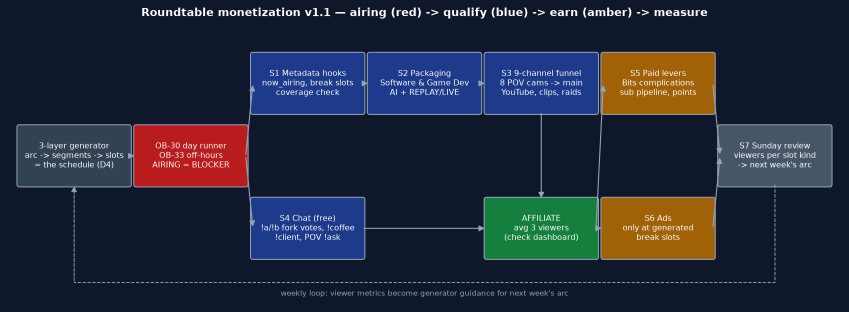
#> input picture .claude/prompts/roundtable_monetization_map.png, 1698 x 624 px (shown at 1/2 size)
$ python -i converter.py   (imports and definitions only)
#> lines starting #> are read from the running program, lines starting #| are printed output that depends on the picture
#> further down, picture is the input picture: PIL image 1698x624 RGBA; mean R, G, B, A 37.3, 42.4, 59.1, 255
"""Convert images to high-fidelity ASCII art.

Rendering modes (lowest → highest fidelity):
- "density": single-char luminance mapping (legacy, widest compat)
- "halfblock": Unicode half-block chars (▀▄█) — 2 vertical pixels/cell,
  monochrome with cyan tint.  ~2× vertical resolution vs density.
- "halfblock_rgb": Same geometry as halfblock but preserves full RGB color
  from the source image instead of tinting grayscale.
- "braille": Unicode Braille patterns (⠀–⣿) — each char encodes a 2×4
  dot matrix, giving 2× horizontal and 4× vertical sub-pixel resolution.
  Combined with 24-bit ANSI color per cell this is the highest-fidelity
  mode that works in any Unicode terminal.
"""

from __future__ import annotations

import math
import random

import numpy as np
from PIL import Image, ImageChops, ImageDraw, ImageEnhance, ImageFilter

# --------------------------------------------------------------------------- #
# Character ramps
# --------------------------------------------------------------------------- #

# Density ramp: darkest -> lightest
DENSITY_CHARS = "█▓▒░│║┃|!:·. "

# Half-block mode uses ▀ (upper half), ▄ (lower half), █ (full), and space.
# Color is applied via ANSI escapes — chars are just structural.

# Braille dot offsets — each bit maps to a position in the 2×4 cell:
#   col0  col1
#   0x01  0x08   row 0
#   0x02  0x10   row 1
#   0x04  0x20   row 2
#   0x40  0x80   row 3
_BRAILLE_BASE = 0x2800
_BRAILLE_MAP = [
    [0x01, 0x08],
    [0x02, 0x10],
    [0x04, 0x20],
    [0x40, 0x80],
]

# --------------------------------------------------------------------------- #
# ANSI helpers
# --------------------------------------------------------------------------- #

_RESET = "\033[0m"


def _fg256(r: int, g: int, b: int) -> str:
    """24-bit ANSI foreground."""
    return f"\033[38;2;{r};{g};{b}m"


def _bg256(r: int, g: int, b: int) -> str:
    """24-bit ANSI background."""
    return f"\033[48;2;{r};{g};{b}m"


# [6 lines left out: function _tint_lum, not called in this run]


# --------------------------------------------------------------------------- #
# GITS color palette — maps luminance bands to cyberpunk colors
# --------------------------------------------------------------------------- #

# Ghost in the Shell palette: cyan-teal highlights, violet midtones,
# deep purple shadows.  Hot magenta for accent/glitch frames.
GITS_PALETTE = {
    "cyan":    (0, 200, 180),    # bright highlights
    "teal":    (0, 160, 140),    # upper midtones
    "violet":  (100, 0, 200),    # midtones
    "purple":  (40, 0, 100),     # shadows
    "magenta": (255, 0, 170),    # accent / glitch
    "red":     (200, 20, 20),    # error state
}


# [64 lines left out: function _gits_color, not called in this run]


# --------------------------------------------------------------------------- #
# PIL image effects toolkit — all operate on PIL Images pre-conversion
# --------------------------------------------------------------------------- #

def _apply_scanline(img: Image.Image, offset: int = 0, intensity: float = 0.3) -> Image.Image:
    """Rolling CRT scanline overlay. Darkens every Nth row, offset shifts."""
    arr = np.array(img, dtype=np.float32)
    h = arr.shape[0]
    spacing = 4  # scanline every 4 pixel rows
    for y in range(h):
        if (y + offset) % spacing < 1:
            arr[y] *= (1.0 - intensity)
    return Image.fromarray(np.clip(arr, 0, 255).astype(np.uint8), mode=img.mode)


def _apply_chromatic_aberration(img: Image.Image, magnitude: int = 3) -> Image.Image:
    """RGB channel split — red left, blue right."""
    if img.mode != "RGB":
        img = img.convert("RGB")
    r, g, b = img.split()
    r = ImageChops.offset(r, -magnitude, 0)
    b = ImageChops.offset(b, magnitude, 0)
    return Image.merge("RGB", (r, g, b))


def _apply_row_displacement(img: Image.Image, num_rows: int = 5, max_shift: int = 8) -> Image.Image:
    """Horizontal row displacement — data corruption glitch."""
    arr = np.array(img)
    h = arr.shape[0]
    rows = random.sample(range(h), min(num_rows, h))
    for row_idx in rows:
        shift = random.randint(-max_shift, max_shift)
        arr[row_idx] = np.roll(arr[row_idx], shift, axis=0)
    return Image.fromarray(arr, mode=img.mode)


def _apply_noise_bands(img: Image.Image, num_bands: int = 3, band_height: int = 2,
                       intensity: int = 40) -> Image.Image:
    """Inject bright/dark horizontal noise bands — single-frame static."""
    arr = np.array(img, dtype=np.int16)
    h = arr.shape[0]
    for _ in range(num_bands):
        y = random.randint(0, max(0, h - band_height))
        offset = random.choice([-intensity, intensity])
        arr[y:y + band_height] += offset
    return Image.fromarray(np.clip(arr, 0, 255).astype(np.uint8), mode=img.mode)


def _apply_brightness_pulse(img: Image.Image, phase: float) -> Image.Image:
    """Sine-wave brightness modulation. phase in [0, 2*pi]."""
    factor = 1.0 + 0.15 * math.sin(phase)
    return ImageEnhance.Brightness(img).enhance(factor)


def _apply_flicker(img: Image.Image, intensity: float = 0.35) -> Image.Image:
    """Holographic flicker — sudden brightness drop."""
    return ImageEnhance.Brightness(img).enhance(1.0 - intensity)


def _apply_eye_blink(img: Image.Image, blink_phase: int, eye_y_range: tuple[float, float] = (0.25, 0.40)) -> Image.Image:
    """Simulate eye blink by darkening the eye region.

    blink_phase: 0=open, 1=half, 2=closed, 3=half (opening)
    """
    if blink_phase == 0:
        return img  # eyes open, no change
    arr = np.array(img, dtype=np.float32)
    h = arr.shape[0]
    y_start = int(h * eye_y_range[0])
    y_end = int(h * eye_y_range[1])
    # Darken the eye region progressively
    darken = {1: 0.6, 2: 0.15, 3: 0.6}[blink_phase]
    arr[y_start:y_end] *= darken
    return Image.fromarray(np.clip(arr, 0, 255).astype(np.uint8), mode=img.mode)


# --------------------------------------------------------------------------- #
# Core converters
# --------------------------------------------------------------------------- #

def image_to_ascii(
    image: Image.Image,
    width: int = 40,
    height: int = 20,
    charset: str = "density",
    invert: bool = False,
) -> str:
    """Convert a PIL Image to ASCII art string.

    Args:
        image: Source PIL Image (any mode).
        width: Output width in characters.
        height: Output height in lines.
        charset: "density" | "halfblock" | "halfblock_rgb" | "braille".
        invert: If True, invert luminance.

    Returns:
        Multi-line string (may contain ANSI escapes).
    """
    if charset == "braille":
        return _braille_convert(image, width, height, invert)
    if charset == "braille_rgb":
        return _braille_rgb_convert(image, width, height, invert)
    if charset == "halfblock_rgb":
        return _halfblock_rgb_convert(image, width, height, invert)
    if charset == "halfblock":
        return _halfblock_convert(image, width, height, invert)
    return _density_convert(image, width, height, invert)


def _density_convert(
    image: Image.Image,
    width: int,
    height: int,
    invert: bool,
) -> str:
    """Legacy single-char density mapping."""
    chars = DENSITY_CHARS
    gray = image.convert("L")
    gray = gray.resize((width * 2, height), Image.Resampling.LANCZOS)

    pixels = gray.load()
    lines = []

    for y in range(height):
        line = ""
        for x in range(0, width * 2, 2):
            lum = (pixels[x, y] + pixels[x + 1, y]) / 2
            if invert:
                lum = 255 - lum
            idx = int(lum / 256 * len(chars))
            idx = min(idx, len(chars) - 1)
            line += chars[idx]
        lines.append(line)

    return "\n".join(lines)


# [299 lines left out: functions _halfblock_convert, _halfblock_rgb_convert, _braille_convert, _braille_rgb_convert, load_and_convert, not called in this run]


# --------------------------------------------------------------------------- #
# State frame generation
# --------------------------------------------------------------------------- #

def _braille_from_pil(
    image: Image.Image,
    width: int,
    height: int,
    charset: str,
    color_accent: str = "cyan",
) -> str:
    """Convert a PIL image to braille/ascii with GITS palette.

    Wraps image_to_ascii but injects GITS coloring for braille modes.
    """
    if charset == "braille":
        return _braille_convert(image, width, height, invert=True,
                                gits=True, color_accent=color_accent)
    # For non-braille charsets, use the existing path
    return image_to_ascii(image, width, height, charset, invert=True)


def generate_state_frames(
    base_image: Image.Image,
    width: int = 40,
    height: int = 20,
    charset: str = "density",
) -> dict[str, list[str]]:
    """Generate all avatar state frames from a single base portrait.

    Ghost in the Shell aesthetic: layered effects composited at the PIL
    level before braille conversion.  Each state has 8-24 frames with
    multiple concurrent animation layers.

    Animation layers per state:
    - idle: sine brightness pulse + rolling scanlines + periodic blink
    - thinking: fast scanline sweep + brightness flicker + chromatic aberration
    - speaking: mouth distortion + brightness pulse + subtle scanlines
    - listening: bright/contrast boost + fast pulse + wide scanlines
    - error: heavy glitch (row displacement + chromatic aberration + noise
      bands + red palette)

    Additionally generates special overlay frames:
    - blink: eye-region darkening frames (for idle micro-events)
    - glitch: chromatic aberration + displacement bursts (for idle micro-events)
    - flicker: sudden brightness drops (for idle micro-events)
    """
#> called with width = 40, height = 20, charset = 'density'
    gray = base_image.convert("L")
    gray = ImageEnhance.Contrast(gray).enhance(1.6)
    # Keep an RGB copy for chromatic aberration effects
    rgb = base_image.convert("RGB")
    rgb = ImageEnhance.Contrast(rgb).enhance(1.4)

    frames: dict[str, list[str]] = {}
    num_idle = 24  # smooth sine cycle

    # === IDLE: breathing brightness pulse + rolling scanlines ===
    # 24 frames = ~19s cycle at 0.8s/frame, smooth sine wave
    idle_frames = []
    for i in range(num_idle):
        phase = (2 * math.pi * i) / num_idle
        modified = _apply_brightness_pulse(gray, phase)
        # Rolling scanline — offset advances each frame
        modified = _apply_scanline(modified, offset=i * 2, intensity=0.2)
        idle_frames.append(_braille_from_pil(modified, width, height, charset))
#> after the loop, idle_frames = 24 items
    frames["idle"] = idle_frames

    # === THINKING: fast scanline sweep + brightness flicker ===
    # 12 frames at 0.15s = 1.8s cycle
    think_frames = []
    for i in range(12):
        # Aggressive scanline sweep from top to bottom
        modified = _apply_scanline(gray, offset=i * 4, intensity=0.4)
        # Slight brightness oscillation — thinking "pulses"
        phase = (2 * math.pi * i) / 12
        bright = 1.0 + 0.08 * math.sin(phase * 3)  # faster oscillation
        modified = ImageEnhance.Brightness(modified).enhance(bright)
        # Every 4th frame: subtle chromatic aberration
        if i % 4 == 2:
            modified_rgb = _apply_chromatic_aberration(rgb, magnitude=2)
            modified_gray = modified_rgb.convert("L")
            modified_gray = ImageEnhance.Contrast(modified_gray).enhance(1.6)
            modified = _apply_scanline(modified_gray, offset=i * 4, intensity=0.35)
        think_frames.append(_braille_from_pil(modified, width, height, charset))
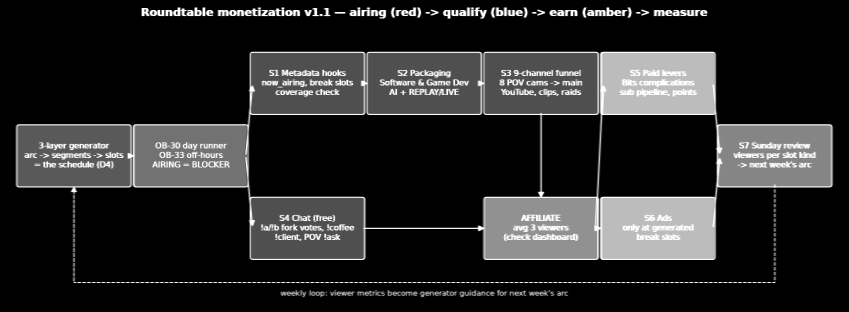
#> modified_gray: PIL image 1698x624 L (shown at 1/2 size); min 0, max 255, mean 41.7
#> after the loop, think_frames = 12 items
    frames["thinking"] = think_frames

    # === SPEAKING: mouth distortion + pulse + scanlines ===
    # 8 frames at 0.1s = 0.8s cycle
    speak_frames = []
    mouth_offsets = [0, 2, 5, 8, 5, 2, 0, 1]
    for i, offset in enumerate(mouth_offsets):
        modified = gray.copy()
        if offset > 0:
            pixels = modified.load()
            mouth_start = int(modified.size[1] * 0.58)
            mouth_end = int(modified.size[1] * 0.78)
            for y in range(mouth_start, min(mouth_end, modified.size[1])):
                for x in range(modified.size[0]):
                    src_y = y - offset
                    if 0 <= src_y < modified.size[1]:
                        pixels[x, y] = pixels[x, src_y]
                    else:
                        pixels[x, y] = 30
        # Subtle brightness variation while speaking
        phase = (2 * math.pi * i) / len(mouth_offsets)
        modified = ImageEnhance.Brightness(modified).enhance(1.0 + 0.05 * math.sin(phase))
        # Light scanlines always present
        modified = _apply_scanline(modified, offset=i * 3, intensity=0.15)
        speak_frames.append(_braille_from_pil(modified, width, height, charset))
#> after the loop, speak_frames = 8 items
    frames["speaking"] = speak_frames

    # === LISTENING: bright + contrast + wide scanlines ===
    # 8 frames at 0.4s = 3.2s cycle
    listen_frames = []
    for i in range(8):
        phase = (2 * math.pi * i) / 8
        bright = 1.15 + 0.1 * math.sin(phase)
        modified = ImageEnhance.Brightness(gray).enhance(bright)
        modified = ImageEnhance.Contrast(modified).enhance(1.3)
        # Wide, slow scanlines — alert but steady
        modified = _apply_scanline(modified, offset=i * 3, intensity=0.25)
        listen_frames.append(_braille_from_pil(modified, width, height, charset))
#> after the loop, listen_frames = 8 items
    frames["listening"] = listen_frames

    # === ERROR: heavy glitch with red palette ===
    # 8 frames at 0.2s = 1.6s cycle — chaotic
    error_frames = []
    for i in range(8):
        # Start from RGB for chromatic aberration
        modified_rgb = _apply_chromatic_aberration(rgb, magnitude=4 + random.randint(0, 6))
        # Row displacement — corrupt data
        modified_rgb = _apply_row_displacement(modified_rgb,
                                                num_rows=3 + random.randint(0, 5),
                                                max_shift=6 + random.randint(0, 8))
        # Noise bands — static bursts
        modified_rgb = _apply_noise_bands(modified_rgb, num_bands=2 + random.randint(0, 3),
                                          intensity=50 + random.randint(0, 30))
        modified = modified_rgb.convert("L")
        modified = ImageEnhance.Contrast(modified).enhance(1.8)
        # Heavy scanlines
        modified = _apply_scanline(modified, offset=i * 5 + random.randint(0, 3), intensity=0.45)
        # Random brightness jitter
        modified = ImageEnhance.Brightness(modified).enhance(0.7 + random.random() * 0.5)
        error_frames.append(_braille_from_pil(modified, width, height, charset,
                                              color_accent="red"))
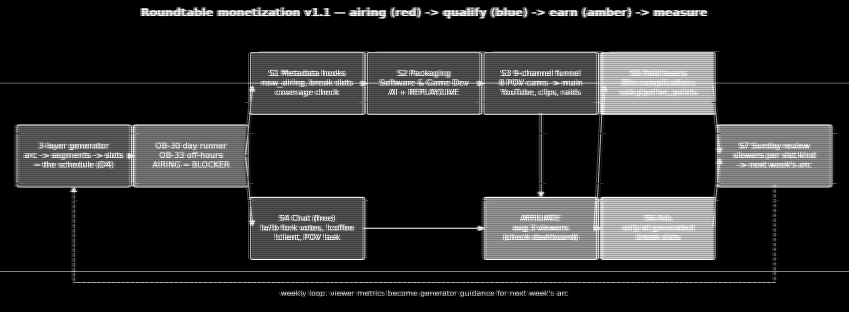
#> modified: PIL image 1698x624 L (shown at 1/2 size); min 0, max 254, mean 39.7
#> after the loop, error_frames = 8 items
    frames["error"] = error_frames

    # === SPECIAL OVERLAYS: blink frames (for micro-event injection) ===
    # These are idle-like frames with eye region darkened
    blink_frames = []
    base_idle = _apply_scanline(gray, offset=0, intensity=0.2)
    for blink_phase in [1, 2, 2, 3]:  # half→closed→closed→half
        modified = _apply_eye_blink(base_idle, blink_phase)
        blink_frames.append(_braille_from_pil(modified, width, height, charset))
#> after the loop, blink_frames = 4 items
    frames["blink"] = blink_frames

    # === SPECIAL OVERLAYS: glitch burst frames (for micro-event injection) ===
    glitch_frames = []
    for i in range(6):
        modified_rgb = _apply_chromatic_aberration(rgb, magnitude=3 + i)
        modified_rgb = _apply_row_displacement(modified_rgb,
                                                num_rows=2 + i,
                                                max_shift=4 + i * 2)
        if i >= 3:
            modified_rgb = _apply_noise_bands(modified_rgb, num_bands=2, intensity=40)
        modified = modified_rgb.convert("L")
        modified = ImageEnhance.Contrast(modified).enhance(1.6)
        modified = _apply_scanline(modified, offset=random.randint(0, 20), intensity=0.3)
        glitch_frames.append(_braille_from_pil(modified, width, height, charset,
                                               color_accent="magenta"))
#> this loop made 6 passes
#> pass 1, in _apply_chromatic_aberration (call 12), `b = ImageChops.offset(b, magnitude, 0)`:
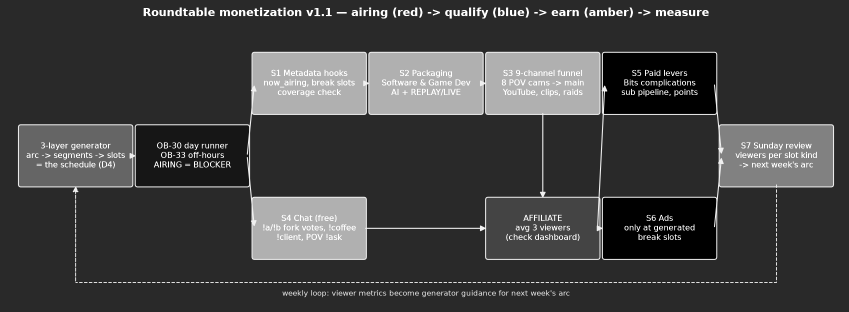
#> b: PIL image 1698x624 L (shown at 1/2 size); min 0, max 255, mean 64.5
#> pass 1, in generate_state_frames, `modified_rgb = _apply_chromatic_aberration(rgb, magnitude=3 + i)`:
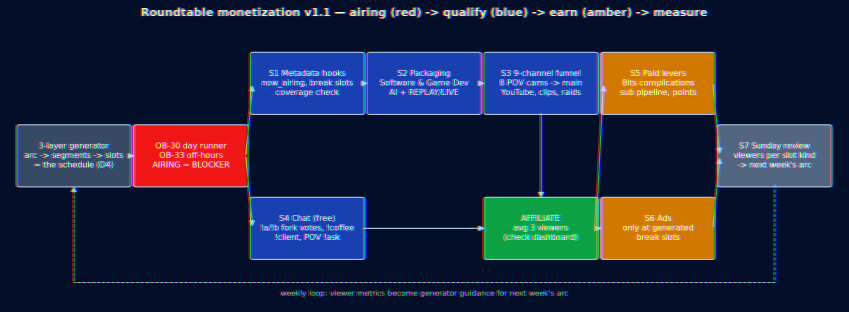
#> modified_rgb: PIL image 1698x624 RGB (shown at 1/2 size); mean R, G, B 33.4, 41.3, 64.5
#> after the loop:
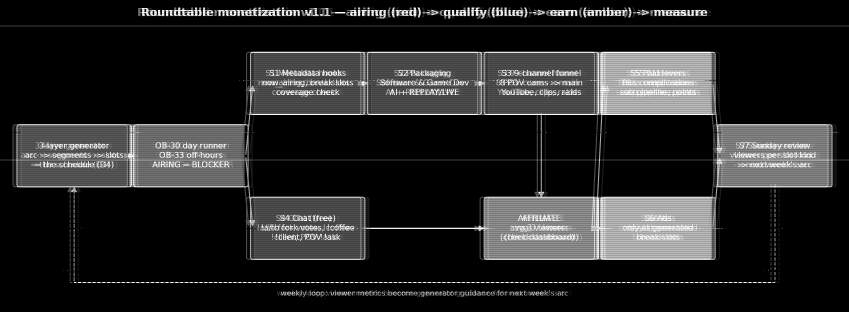
#> modified: PIL image 1698x624 L (shown at 1/2 size); min 0, max 255, mean 38.7
#> after the loop, glitch_frames = 6 items
    frames["glitch"] = glitch_frames

    # === SPECIAL OVERLAYS: flicker frames (brightness drop) ===
    flicker_frames = []
    for intensity in [0.25, 0.35, 0.25]:
        modified = _apply_flicker(gray, intensity)
        modified = _apply_scanline(modified, offset=random.randint(0, 10), intensity=0.35)
        flicker_frames.append(_braille_from_pil(modified, width, height, charset))
#> this loop made 3 passes
#> pass 1, in generate_state_frames, `modified = _apply_scanline(modified, offset=random.randint(0, 10), int..`:
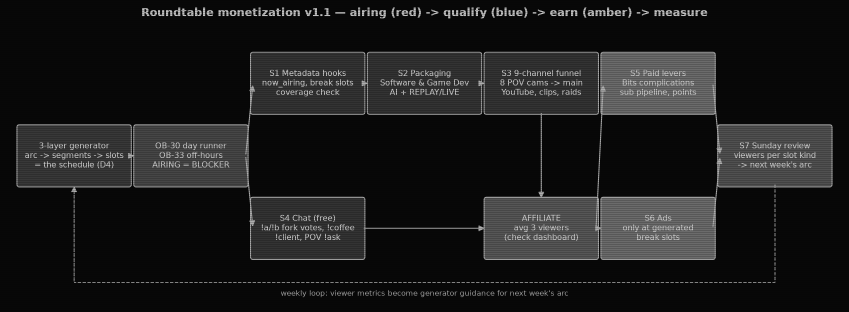
#> modified: PIL image 1698x624 L (shown at 1/2 size); min 5, max 191, mean 28
#> pass 1, in _density_convert (call 71), `gray = gray.resize((width * 2, height), Image.Resampling.LANCZOS)`:
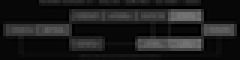
#> gray: PIL image 80x20 L (shown 3 times larger); min 0, max 117, mean 28.1
#> after the loop, flicker_frames = 3 items
    frames["flicker"] = flicker_frames

    return frames

>>> from PIL import Image
>>> picture = Image.open('../../../../../.claude/prompts/roundtable_monetization_map.png')
>>> result = generate_state_frames(picture)
#> result = 8 items
